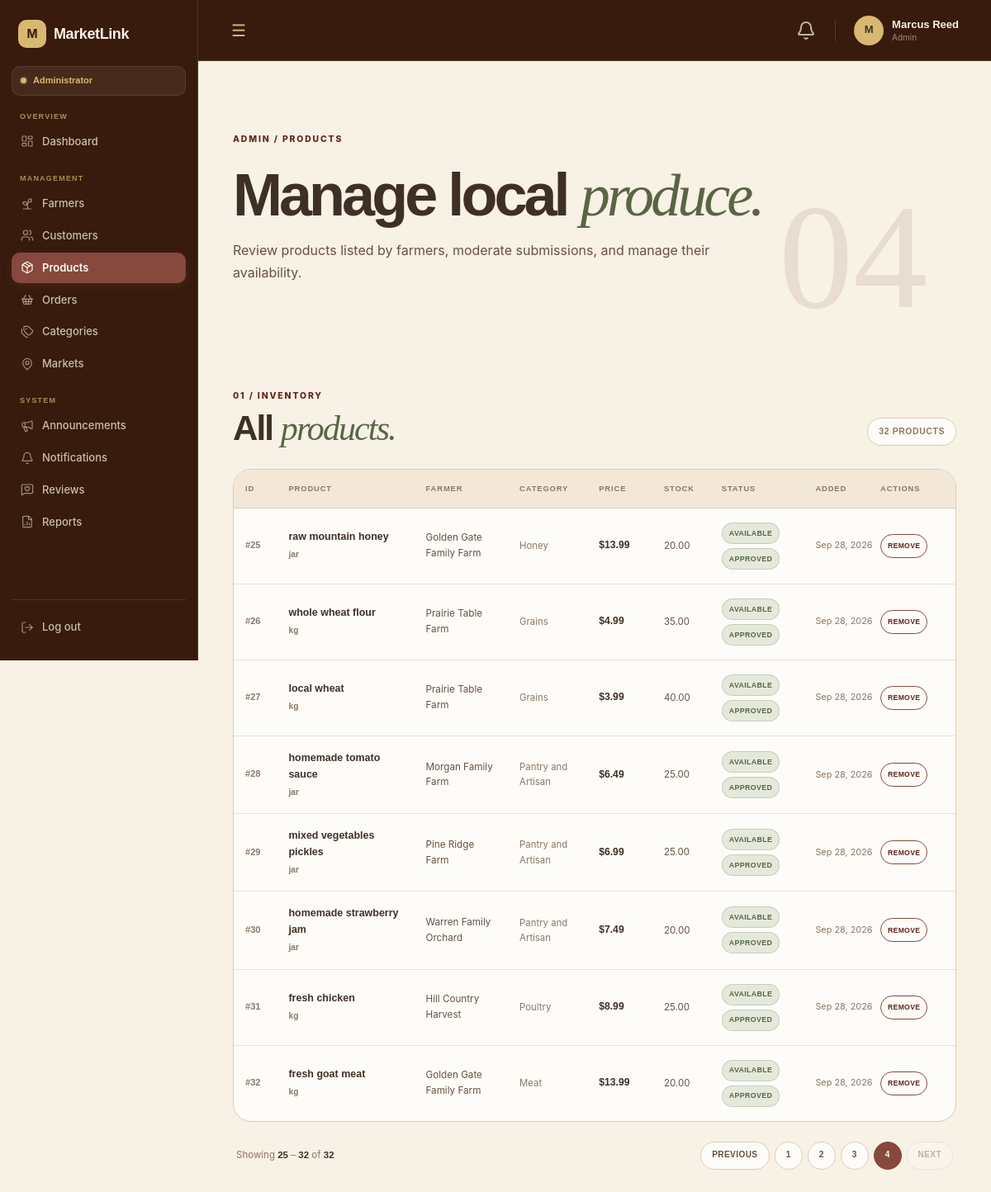
The app's page /admin/products.php?page=5 (signed in), older data.
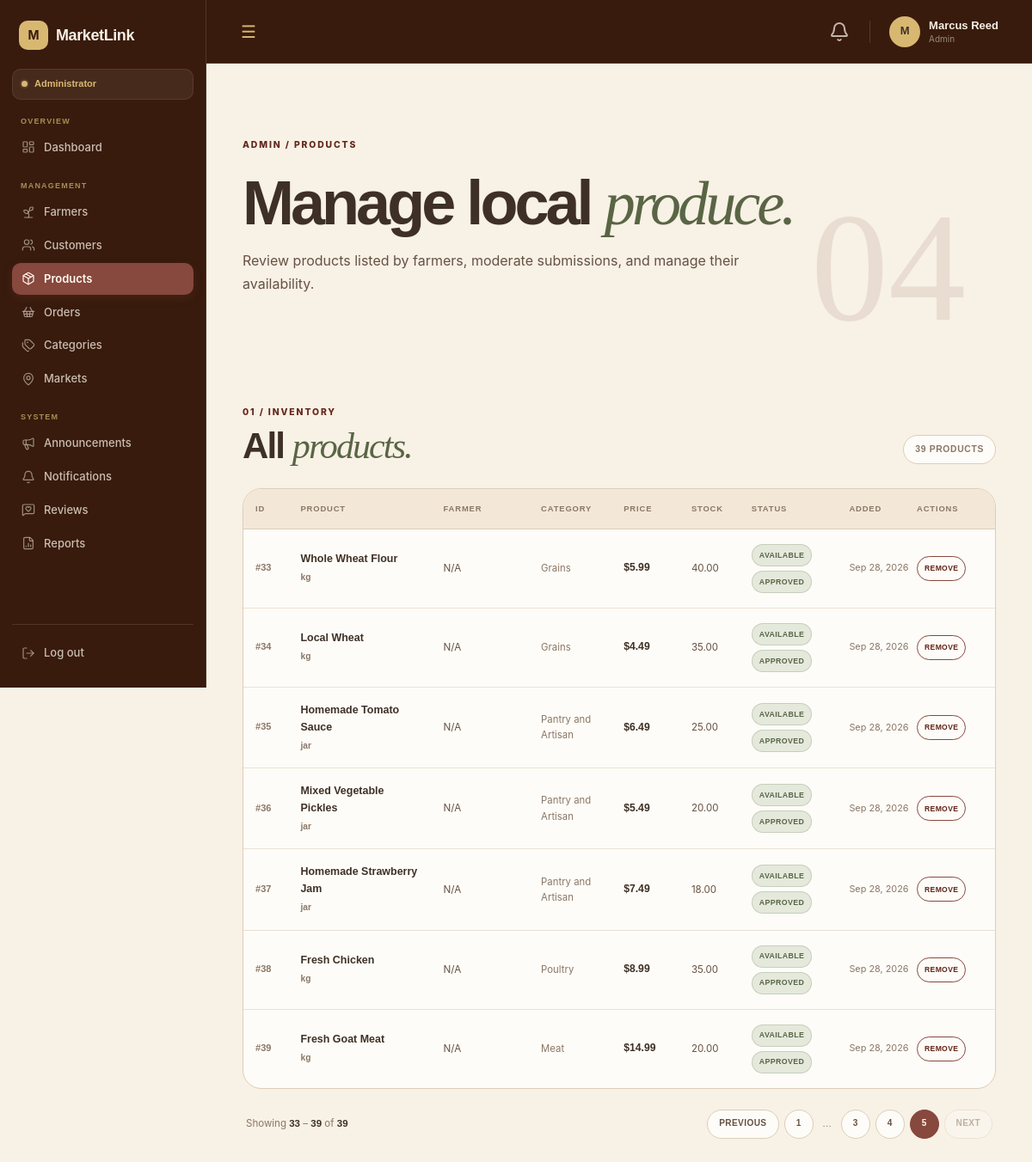
The same page, newer data.
### tables this page shows
CREATE TABLE `products` (
  `id` int(10) UNSIGNED NOT NULL,
  `farmer_id` int(10) UNSIGNED NOT NULL,
  `category_id` int(10) UNSIGNED NOT NULL,
  `name` varchar(150) NOT NULL,
  `description` text DEFAULT NULL,
  `price` decimal(10,2) NOT NULL,
  `unit` varchar(50) NOT NULL,
  `stock_quantity` decimal(10,2) NOT NULL DEFAULT 0.00,
  `image` varchar(255) DEFAULT NULL,
  `is_available` tinyint(1) NOT NULL DEFAULT 1,
  `moderation_status` enum('pending','approved','rejected') NOT NULL DEFAULT 'approved',
  `moderation_reason` text DEFAULT NULL,
  `created_at` timestamp NOT NULL DEFAULT current_timestamp(),
  `updated_at` timestamp NOT NULL DEFAULT current_timestamp() ON UPDATE current_timestamp()
);

CREATE TABLE `farmers` (
  `id` int(10) UNSIGNED NOT NULL,
  `user_id` int(10) UNSIGNED NOT NULL,
  `stall_name` varchar(150) NOT NULL,
  `contact_person` varchar(100) DEFAULT NULL,
  `description` text DEFAULT NULL,
  `address` varchar(255) DEFAULT NULL,
  `latitude` decimal(10,8) DEFAULT NULL,
  `longitude` decimal(11,8) DEFAULT NULL,
  `approval_status` enum('pending','approved','rejected') NOT NULL DEFAULT 'pending',
  `created_at` timestamp NOT NULL DEFAULT current_timestamp(),
  `updated_at` timestamp NOT NULL DEFAULT current_timestamp() ON UPDATE current_timestamp()
);

CREATE TABLE `categories` (
  `id` int(10) UNSIGNED NOT NULL,
  `name` varchar(100) NOT NULL,
  `description` text DEFAULT NULL,
  `image` varchar(255) DEFAULT NULL,
  `status` enum('active','inactive') NOT NULL DEFAULT 'active',
  `created_at` timestamp NOT NULL DEFAULT current_timestamp(),
  `updated_at` timestamp NOT NULL DEFAULT current_timestamp() ON UPDATE current_timestamp()
);

### includes/functions.php (called while the page is built, shortened)
<?php
function e($value): string
{
    return htmlspecialchars(
        (string) $value,
        ENT_QUOTES,
        'UTF-8'
    );
}

### admin/products.php (the view, shortened to what the changed rows need)
<?php
require_once __DIR__ . '/../includes/include.php';
$errors = [];
$perPage = 8;
$currentPage = filter_input(
    INPUT_GET,
    'page',
    FILTER_VALIDATE_INT,
    [
        'options' => [
            'default' => 1,
            'min_range' => 1
        ]
    ]
);
$totalProducts = 0;
$countStmt = $conn->prepare("
    SELECT COUNT(*) AS total
    FROM products
");
if ($countStmt) {
    if ($countStmt->execute()) {
        $countResult = $countStmt->get_result();
        $countRow = $countResult->fetch_assoc();
        $totalProducts = (int) ($countRow['total'] ?? 0);
    } else {
        $errors[] = 'Failed to count products: ' . $countStmt->error;
    }
} else {
    $errors[] = 'Failed to prepare product count query.';
}
$totalPages = max(1, (int) ceil($totalProducts / $perPage));
if ($currentPage > $totalPages) {
    $currentPage = $totalPages;
}
$offset = ($currentPage - 1) * $perPage;
$products = [];
$stmt = $conn->prepare("
    SELECT
        p.id,
        p.name,
        p.description,
        p.price,
        p.unit,
        p.stock_quantity,
        p.image,
        p.is_available,
        p.moderation_status,
        p.created_at,
        f.stall_name AS farmer_name,
        c.name AS category_name
    FROM products p
    LEFT JOIN farmers f
        ON p.farmer_id = f.id
    LEFT JOIN categories c
        ON p.category_id = c.id
    ORDER BY p.created_at DESC
    LIMIT ? OFFSET ?
");
if ($stmt) {
    $stmt->bind_param(
        "ii",
        $perPage,
        $offset
    );
    if ($stmt->execute()) {
        $result = $stmt->get_result();
        $products = $result->fetch_all(MYSQLI_ASSOC);
    } else {
        $errors[] = 'Failed to load products.';
    }
} else {
    $errors[] = 'Failed to prepare product query.';
}
$startItem = $totalProducts > 0
    ? $offset + 1
    : 0;
$endItem = min(
    $offset + $perPage,
    $totalProducts
);
?>
<!DOCTYPE html>
<html lang="en">
<head>
    <link rel="stylesheet" href="../assets/css/base.css">
    <link rel="stylesheet" href="../assets/css/navbar.css">
    <link rel="stylesheet" href="../assets/css/sidebar.css">
    <link rel="stylesheet" href="../assets/css/admin.css">
    <link rel="stylesheet" href="../assets/css/customer.css">
    <link rel="stylesheet" href="../assets/css/admin_ann.css">
</head>
<body>
<?php include __DIR__ . '/../includes/sidebar.php'; ?>
<main class="main-content admin-products-page">
    <section class="customer-page-hero admin-customers-hero">
        <div class="customer-page-hero-copy">
            <h1>
                Manage local <em>produce.</em>
            </h1>
        </div>
    </section>
    <section class="admin-management-section">
        <div class="admin-section-heading">
            <div>
                <span class="eyebrow">
                </span>
                <h2>
                    All <em>products.</em>
                </h2>
            </div>
            <span class="admin-record-count">
                <?= $totalProducts ?>
                <?= $totalProducts === 1
                    ? 'product'
                    : 'products'
                ?>
            </span>
        </div>
        <div class="admin-products-table">
            <table>
                <thead>
                    <tr>
                        <th>ID</th>
                        <th>Product</th>
                        <th>Farmer</th>
                        <th>Category</th>
                        <th>Price</th>
                        <th>Stock</th>
                        <th>Status</th>
                        <th>Added</th>
                        <th>Actions</th>
                    </tr>
                </thead>
                <tbody>
                <?php if (!empty($products)): ?>
                    <?php foreach ($products as $product): ?>
                        <?php
                        $availability =
                            (int) $product['is_available'] === 1
                                ? 'available'
                                : 'unavailable';
                        $moderation =
                            $product['moderation_status'] ?? '';
                        ?>
                        <tr>
                            <td class="admin-product-id">
                                #<?= (int) $product['id'] ?>
                            </td>
                            <td>
                                <div class="admin-product-name">
                                    <div>
                                        <strong>
                                            <?= e(
                                                $product['name'] ?? 'N/A'
                                            ) ?>
                                        </strong>
                                        <span>
                                            <?= e(
                                                $product['unit'] ?? 'N/A'
                                            ) ?>
                                        </span>
                                    </div>
                                </div>
                            </td>
                            <td class="admin-product-farmer">
                                <?= e(
                                    $product['farmer_name'] ?? 'N/A'
                                ) ?>
                            </td>
                            <td class="admin-product-category">
                                <?= e(
                                    $product['category_name'] ?? 'N/A'
                                ) ?>
                            </td>
                            <td class="admin-product-price">
                                $<?= number_format(
                                    (float) $product['price'],
                                    2
                                ) ?>
                            </td>
                            <td class="admin-product-stock">
                                <?= number_format(
                                    (float) $product['stock_quantity'],
                                    2
                                ) ?>
                            </td>
                            <td>
                                <div class="admin-product-statuses">
                                    <span
                                        class="admin-status admin-status-<?= $availability ?>"
                                    >
                                        <?= ucfirst($availability) ?>
                                    </span>
                                    <?php if ($moderation): ?>
                                        <span
                                            class="admin-status admin-moderation-<?= e($moderation) ?>"
                                        >
                                            <?= ucfirst(e($moderation)) ?>
                                        </span>
                                    <?php endif; ?>
                                </div>
                            </td>
                            <td class="admin-product-date">
                                <?= !empty($product['created_at'])
                                    ? date(
                                        'M j, Y',
                                        strtotime(
                                            $product['created_at']
                                        )
                                    )
                                    : 'N/A'
                                ?>
                            </td>
                            <td>
                                <div class="admin-product-actions">
                                    <?php if (
                                        $moderation === 'approved' &&
                                        (int) $product['is_available'] === 1
                                    ): ?>
                                        <form method="POST">
                                            <button
                                                type="submit"
                                                name="action"
                                                value="remove"
                                                class="admin-action-reject"
                                            >
                                                Remove
                                            </button>
                                        </form>
                                    <?php endif; ?>
                                </div>
                            </td>
                        </tr>
                    <?php endforeach; ?>
                <?php endif; ?>
                </tbody>
            </table>
        </div>
        <?php if ($totalPages > 1): ?>
            <div class="admin-pagination">
                <div class="admin-pagination-info">
                    Showing
                    <strong><?= $startItem ?></strong>
                    –
                    <strong><?= $endItem ?></strong>
                    of
                    <strong><?= $totalProducts ?></strong>
                </div>
                <div class="admin-pagination-controls">
                    <?php if ($currentPage > 1): ?>
                        <a
                            href="?page=<?= $currentPage - 1 ?>"
                            class="admin-pagination-arrow"
                        >
                            Previous
                        </a>
                    <?php else: ?>
                        <span class="admin-pagination-arrow disabled">
                            Previous
                        </span>
                    <?php endif; ?>
                    <?php
                    $paginationStart = max(
                        1,
                        $currentPage - 2
                    );
                    $paginationEnd = min(
                        $totalPages,
                        $currentPage + 2
                    );
                    ?>
                    <?php if ($paginationStart > 1): ?>
                        <a
                            href="?page=1"
                            class="admin-pagination-number"
                        >
                            1
                        </a>
                        <?php if ($paginationStart > 2): ?>
                            <span class="admin-pagination-dots">
                                …
                            </span>
                        <?php endif; ?>
                    <?php endif; ?>
                    <?php for (
                        $page = $paginationStart;
                        $page <= $paginationEnd;
                        $page++
                    ): ?>
                        <?php if ($page === $currentPage): ?>
                            <span
                                class="admin-pagination-number active"
                            >
                                <?= $page ?>
                            </span>
                        <?php else: ?>
                            <a
                                href="?page=<?= $page ?>"
                                class="admin-pagination-number"
                            >
                                <?= $page ?>
                            </a>
                        <?php endif; ?>
                    <?php endfor; ?>
                    <?php if ($currentPage < $totalPages): ?>
                        <a
                            href="?page=<?= $currentPage + 1 ?>"
                            class="admin-pagination-arrow"
                        >
                            Next
                        </a>
                    <?php else: ?>
                        <span class="admin-pagination-arrow disabled">
                            Next
                        </span>
                    <?php endif; ?>
                </div>
            </div>
        <?php endif; ?>
    </section>
</main>
</body>
</html>

Row changes from the older to the newer data that the page shows:
no longer on this page (row unchanged): products: id "25", name "raw mountain honey", unit "jar", farmer.stall_name "Golden Gate Family Farm", category.name "Honey", price "13.99", stock_quantity "20.00", is_available "AVAILABLE", moderation_status "APPROVED", created_at "Sep 28, 2026"
no longer on this page (row unchanged): products: id "26", name "whole wheat flour", unit "kg", farmer.stall_name "Prairie Table Farm", category.name "Grains", price "4.99", stock_quantity "35.00", is_available "AVAILABLE", moderation_status "APPROVED", created_at "Sep 28, 2026"
no longer on this page (row unchanged): products: id "27", name "local wheat", unit "kg", farmer.stall_name "Prairie Table Farm", category.name "Grains", price "3.99", stock_quantity "40.00", is_available "AVAILABLE", moderation_status "APPROVED", created_at "Sep 28, 2026"
no longer on this page (row unchanged): products: id "28", name "homemade tomato sauce", unit "jar", farmer.stall_name "Morgan Family Farm", category.name "Pantry and Artisan", price "6.49", stock_quantity "25.00", is_available "AVAILABLE", moderation_status "APPROVED", created_at "Sep 28, 2026"
no longer on this page (row unchanged): products: id "29", name "mixed vegetables pickles", unit "jar", farmer.stall_name "Pine Ridge Farm", category.name "Pantry and Artisan", price "6.99", stock_quantity "25.00", is_available "AVAILABLE", moderation_status "APPROVED", created_at "Sep 28, 2026"
no longer on this page (row unchanged): products: id "30", name "homemade strawberry jam", unit "jar", farmer.stall_name "Warren Family Orchard", category.name "Pantry and Artisan", price "7.49", stock_quantity "20.00", is_available "AVAILABLE", moderation_status "APPROVED", created_at "Sep 28, 2026"
no longer on this page (row unchanged): products: id "31", name "fresh chicken", unit "kg", farmer.stall_name "Hill Country Harvest", category.name "Poultry", price "8.99", stock_quantity "25.00", is_available "AVAILABLE", moderation_status "APPROVED", created_at "Sep 28, 2026"
no longer on this page (row unchanged): products: id "32", name "fresh goat meat", unit "kg", farmer.stall_name "Golden Gate Family Farm", category.name "Meat", price "13.99", stock_quantity "20.00", is_available "AVAILABLE", moderation_status "APPROVED", created_at "Sep 28, 2026"
added products: id "33", name "Whole Wheat Flour", unit "kg", farmer_name "N/A", category.name "Grains", price "5.99", stock_quantity "40.00", is_available "AVAILABLE", moderation_status "APPROVED", created_at "Sep 28, 2026"
added products: id "34", name "Local Wheat", unit "kg", farmer_name "N/A", category.name "Grains", price "4.49", stock_quantity "35.00", is_available "AVAILABLE", moderation_status "APPROVED", created_at "Sep 28, 2026"
added products: id "35", name "Homemade Tomato Sauce", unit "jar", farmer_name "N/A", category.name "Pantry and Artisan", price "6.49", stock_quantity "25.00", is_available "AVAILABLE", moderation_status "APPROVED", created_at "Sep 28, 2026"
added products: id "36", name "Mixed Vegetable Pickles", unit "jar", farmer_name "N/A", category.name "Pantry and Artisan", price "5.49", stock_quantity "20.00", is_available "AVAILABLE", moderation_status "APPROVED", created_at "Sep 28, 2026"
added products: id "37", name "Homemade Strawberry Jam", unit "jar", farmer_name "N/A", category.name "Pantry and Artisan", price "7.49", stock_quantity "18.00", is_available "AVAILABLE", moderation_status "APPROVED", created_at "Sep 28, 2026"
added products: id "38", name "Fresh Chicken", unit "kg", farmer_name "N/A", category.name "Poultry", price "8.99", stock_quantity "35.00", is_available "AVAILABLE", moderation_status "APPROVED", created_at "Sep 28, 2026"
added products: id "39", name "Fresh Goat Meat", unit "kg", farmer_name "N/A", category.name "Meat", price "14.99", stock_quantity "20.00", is_available "AVAILABLE", moderation_status "APPROVED", created_at "Sep 28, 2026"
Text that changed along with them:
$totalProducts: "32" → "39"
$startItem: "25" → "33"
$endItem: "32" → "39"
